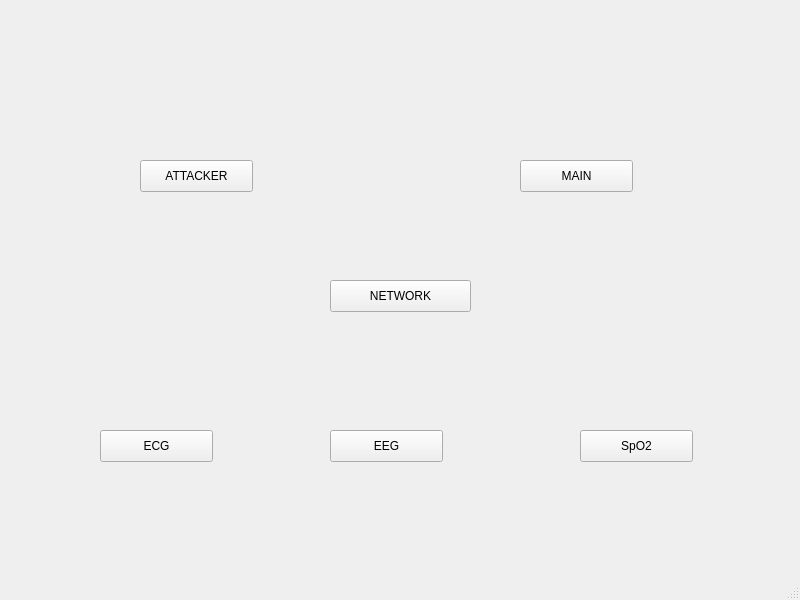
<?xml version="1.0" encoding="UTF-8"?>
<ui version="4.0">
 <class>CyberBox</class>
 <widget class="QMainWindow" name="CyberBox">
  <property name="geometry">
   <rect>
    <x>0</x>
    <y>0</y>
    <width>800</width>
    <height>600</height>
   </rect>
  </property>
  <property name="windowTitle">
   <string>CyberBox</string>
  </property>
  <widget class="QWidget" name="centralwidget">
   <widget class="QLabel" name="labelAttacker">
    <property name="geometry">
     <rect>
      <x>100</x>
      <y>20</y>
      <width>201</width>
      <height>131</height>
     </rect>
    </property>
    <property name="text">
     <string/>
    </property>
   </widget>
   <widget class="QLabel" name="labelSN1">
    <property name="geometry">
     <rect>
      <x>100</x>
      <y>330</y>
      <width>121</width>
      <height>91</height>
     </rect>
    </property>
    <property name="text">
     <string/>
    </property>
   </widget>
   <widget class="QLabel" name="labelSN2">
    <property name="geometry">
     <rect>
      <x>330</x>
      <y>330</y>
      <width>121</width>
      <height>91</height>
     </rect>
    </property>
    <property name="text">
     <string/>
    </property>
   </widget>
   <widget class="QLabel" name="labelSN3">
    <property name="geometry">
     <rect>
      <x>580</x>
      <y>330</y>
      <width>121</width>
      <height>91</height>
     </rect>
    </property>
    <property name="text">
     <string/>
    </property>
   </widget>
   <widget class="QLabel" name="labelBIT1">
    <property name="geometry">
     <rect>
      <x>100</x>
      <y>470</y>
      <width>121</width>
      <height>91</height>
     </rect>
    </property>
    <property name="text">
     <string/>
    </property>
   </widget>
   <widget class="QLabel" name="labelBIT2">
    <property name="geometry">
     <rect>
      <x>330</x>
      <y>470</y>
      <width>121</width>
      <height>91</height>
     </rect>
    </property>
    <property name="text">
     <string/>
    </property>
   </widget>
   <widget class="QLabel" name="labelBIT3">
    <property name="geometry">
     <rect>
      <x>580</x>
      <y>470</y>
      <width>121</width>
      <height>91</height>
     </rect>
    </property>
    <property name="text">
     <string/>
    </property>
   </widget>
   <widget class="QLabel" name="labelMain">
    <property name="geometry">
     <rect>
      <x>470</x>
      <y>20</y>
      <width>201</width>
      <height>131</height>
     </rect>
    </property>
    <property name="text">
     <string/>
    </property>
   </widget>
   <widget class="QPushButton" name="pushButtonAttacker">
    <property name="geometry">
     <rect>
      <x>140</x>
      <y>160</y>
      <width>113</width>
      <height>32</height>
     </rect>
    </property>
    <property name="text">
     <string>ATTACKER</string>
    </property>
   </widget>
   <widget class="QPushButton" name="pushButtonNetwork">
    <property name="geometry">
     <rect>
      <x>330</x>
      <y>280</y>
      <width>141</width>
      <height>32</height>
     </rect>
    </property>
    <property name="text">
     <string>NETWORK</string>
    </property>
   </widget>
   <widget class="QPushButton" name="pushButtonMain">
    <property name="geometry">
     <rect>
      <x>520</x>
      <y>160</y>
      <width>113</width>
      <height>32</height>
     </rect>
    </property>
    <property name="text">
     <string>MAIN</string>
    </property>
   </widget>
   <widget class="QPushButton" name="pushButtonECG">
    <property name="geometry">
     <rect>
      <x>100</x>
      <y>430</y>
      <width>113</width>
      <height>32</height>
     </rect>
    </property>
    <property name="text">
     <string>ECG</string>
    </property>
   </widget>
   <widget class="QPushButton" name="pushButtonEEG">
    <property name="geometry">
     <rect>
      <x>330</x>
      <y>430</y>
      <width>113</width>
      <height>32</height>
     </rect>
    </property>
    <property name="text">
     <string>EEG</string>
    </property>
   </widget>
   <widget class="QPushButton" name="pushButtonSpO2">
    <property name="geometry">
     <rect>
      <x>580</x>
      <y>430</y>
      <width>113</width>
      <height>32</height>
     </rect>
    </property>
    <property name="text">
     <string>SpO2</string>
    </property>
   </widget>
   <widget class="QLabel" name="labelSwitch">
    <property name="geometry">
     <rect>
      <x>340</x>
      <y>170</y>
      <width>121</width>
      <height>91</height>
     </rect>
    </property>
    <property name="text">
     <string/>
    </property>
   </widget>
  </widget>
  <widget class="QMenuBar" name="menubar">
   <property name="geometry">
    <rect>
     <x>0</x>
     <y>0</y>
     <width>800</width>
     <height>21</height>
    </rect>
   </property>
  </widget>
  <widget class="QStatusBar" name="statusbar"/>
 </widget>
 <resources/>
 <connections/>
</ui>
